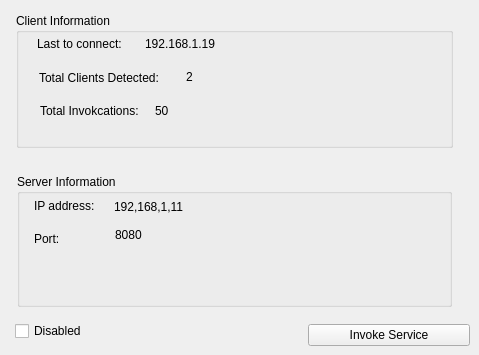
      <widget class="QWidget" name="tab_5">
       <attribute name="title">
        <string>General Information</string>
       </attribute>
       <widget class="QToolButton" name="toolButton_3">
        <property name="geometry">
         <rect>
          <x>308</x>
          <y>324</y>
          <width>162</width>
          <height>22</height>
         </rect>
        </property>
        <property name="text">
         <string>Invoke Service</string>
        </property>
       </widget>
       <widget class="QCheckBox" name="checkBox">
        <property name="geometry">
         <rect>
          <x>15</x>
          <y>321</y>
          <width>83</width>
          <height>20</height>
         </rect>
        </property>
        <property name="text">
         <string>Disabled</string>
        </property>
       </widget>
       <widget class="QGroupBox" name="groupBox_4">
        <property name="geometry">
         <rect>
          <x>16</x>
          <y>13</y>
          <width>437</width>
          <height>135</height>
         </rect>
        </property>
        <property name="title">
         <string>Client Information</string>
        </property>
        <widget class="QLabel" name="label_33">
         <property name="geometry">
          <rect>
           <x>21</x>
           <y>23</y>
           <width>98</width>
           <height>16</height>
          </rect>
         </property>
         <property name="text">
          <string>Last to connect:</string>
         </property>
        </widget>
        <widget class="QLabel" name="label_34">
         <property name="geometry">
          <rect>
           <x>129</x>
           <y>23</y>
           <width>114</width>
           <height>16</height>
          </rect>
         </property>
         <property name="text">
          <string>192.168.1.19</string>
         </property>
        </widget>
        <widget class="QLabel" name="label_35">
         <property name="geometry">
          <rect>
           <x>23</x>
           <y>57</y>
           <width>137</width>
           <height>16</height>
          </rect>
         </property>
         <property name="text">
          <string>Total Clients Detected:</string>
         </property>
        </widget>
        <widget class="QLabel" name="label_36">
         <property name="geometry">
          <rect>
           <x>170</x>
           <y>56</y>
           <width>52</width>
           <height>15</height>
          </rect>
         </property>
         <property name="text">
          <string>2</string>
         </property>
        </widget>
        <widget class="QLabel" name="label_37">
         <property name="geometry">
          <rect>
           <x>24</x>
           <y>90</y>
           <width>129</width>
           <height>16</height>
          </rect>
         </property>
         <property name="text">
          <string>Total Invokcations:</string>
         </property>
        </widget>
        <widget class="QLabel" name="label_38">
         <property name="geometry">
          <rect>
           <x>139</x>
           <y>90</y>
           <width>52</width>
           <height>15</height>
          </rect>
         </property>
         <property name="text">
          <string>50</string>
         </property>
        </widget>
       </widget>
       <widget class="QGroupBox" name="groupBox_5">
        <property name="geometry">
         <rect>
          <x>17</x>
          <y>174</y>
          <width>435</width>
          <height>133</height>
         </rect>
        </property>
        <property name="title">
         <string>Server Information</string>
        </property>
        <widget class="QLabel" name="label_39">
         <property name="geometry">
          <rect>
           <x>17</x>
           <y>24</y>
           <width>82</width>
           <height>16</height>
          </rect>
         </property>
         <property name="text">
          <string>IP address:</string>
         </property>
        </widget>
        <widget class="QLabel" name="label_40">
         <property name="geometry">
          <rect>
           <x>97</x>
           <y>25</y>
           <width>86</width>
           <height>16</height>
          </rect>
         </property>
         <property name="text">
          <string>192,168,1,11</string>
         </property>
        </widget>
        <widget class="QLabel" name="label_41">
         <property name="geometry">
          <rect>
           <x>17</x>
           <y>57</y>
           <width>52</width>
           <height>15</height>
          </rect>
         </property>
         <property name="text">
          <string>Port:</string>
         </property>
        </widget>
        <widget class="QLabel" name="label_42">
         <property name="geometry">
          <rect>
           <x>98</x>
           <y>53</y>
           <width>52</width>
           <height>15</height>
          </rect>
         </property>
         <property name="text">
          <string>8080</string>
         </property>
        </widget>
       </widget>
      </widget>
